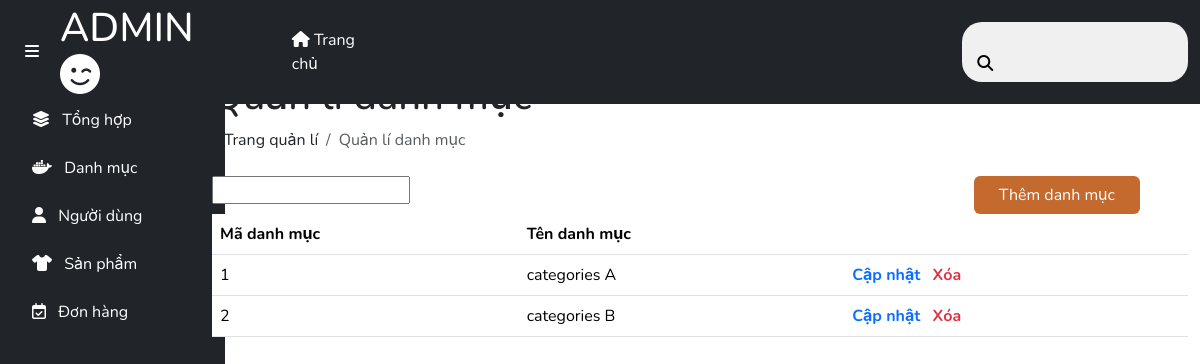
The page /admin/categories/list.php on the database as committed earlier.
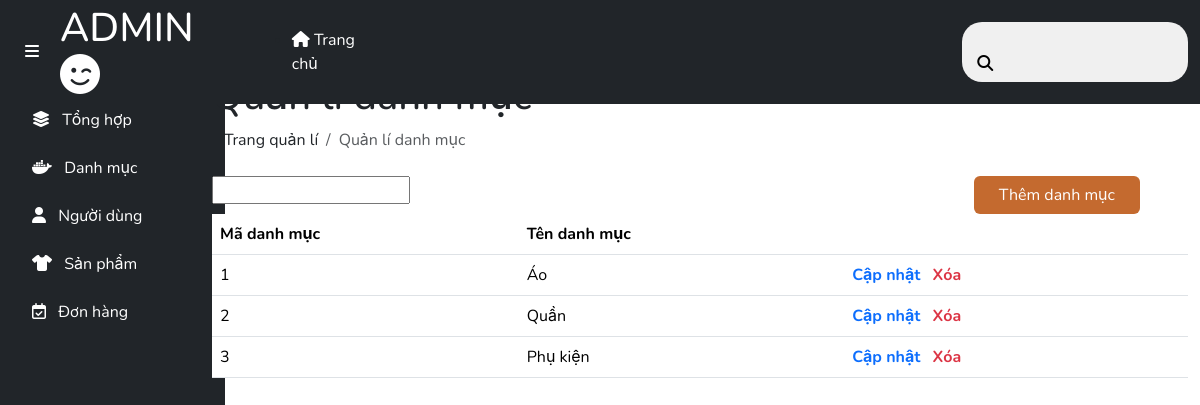
The same page on the database as committed later.
### tables this page shows
CREATE TABLE `categories` (
  `idCategories` int(11) NOT NULL,
  `nameCategories` varchar(255) NOT NULL
);

### client/DBUntil.php (called while the page is built, shortened)
<?php
include "Database.php";
class DBUntil
{
    private $connection = null;
    function __construct()
    {
        $db = new Database(HOST, USERNAME, PASSWORD, DB_NAME);
        $this->connection = $db->getConnection();
    }
    public function select($sql, $params = [])
    {
        $stmt = $this->connection->prepare($sql);
        $stmt->execute($params);
        $stmt->setFetchMode(PDO::FETCH_ASSOC);
        return $stmt->fetchAll();
    }
}

### client/Database.php (called while the page is built, shortened)
<?php
class Database
{
    private $host;
    private $username;
    private $password;
    private $dbname;
    public function __construct($host, $username, $password, $dbname)
    {
        $this->host = $host;
        $this->username = $username;
        $this->password = $password;
        $this->dbname = $dbname;
    }
    public function getConnection()
    {
        try {
            $url = "mysql:host=" . $this->host . ";dbname=" . $this->dbname;
            $this->connection = new PDO($url, $this->username, $this->password);
            $this->connection->setAttribute(PDO::ATTR_ERRMODE, PDO::ERRMODE_EXCEPTION);
            return $this->connection;
        } catch (\Exception $e) {
            echo "Error: " . $e->getMessage();
            return null;
        }
    }
}

### admin/categories/list.php (the view, shortened to what this page needs)
<?php
    include "../../client/DBUntil.php";
    $dbHelper = new DBUntil();
    $category = $dbHelper->select("SELECT * FROM categories");
?>
<!DOCTYPE html>
<html lang="en">
    <?php include "../include/head.php" ?>
    <body>
       <?php include "../include/header.php" ?>
        <div class="container-fluid">
            <div class="row">
                <?php include "../include/aside.php" ?>
                <main class="col-md-10 mt-5">
                    <h1 class="mt-4">Quản lí danh mục</h1>
                    <div class="container-fluid mt-2">
                        <nav aria-label="breadcrumb">
                            <ol class="breadcrumb">
                                <li class="breadcrumb-item"><a href="index.html"
                                        class="nav-link">Trang quản lí</a></li>
                                <li class="breadcrumb-item active" aria-current="page">Quản lí danh mục</li>
                            </ol>
                        </nav>
                    </div>
                    <div class="d-flex justify-content-between mt-4">
                        <div class="search-items">
                            <form action="">
                                <input type="search" name="search_items" id="search_items">
                            </form>
                        </div>
                        <div class="add-category">
                            <a href="./add.php" class="btn color-bg text-white px-4 mx-5">Thêm danh mục</a>
                        </div>
                    </div>
                    <table class="table">
                        <thead>
                            <tr>
                                <th>Mã danh mục</th>
                                <th>Tên danh mục</th>
                                <th></th>
                            </tr>
                        </thead>
                        <tbody>
                        <?php foreach ($category as $category) { ?>
                            <tr>
                                <td><?php echo $category['idCategories']?></td>
                                <td><?php echo $category['nameCategories']?></td>
                                <td>
                                    <div class="action">
                                        <a href="update.php?id=<?php echo $category['idCategories'] ?>" class="update_category text-decoration-none fw-bold mx-2">Cập nhật</a>
                                        <a href="hiahhehe" class="remove_category
                                            fw-bold text-danger text-decoration-none" onclick="alertRemove(event, 'danh mục')">Xóa</a>
                                    </div>
                                </td>
                            </tr>
                        <?php }?>
                        </tbody>
                    </table>
                </main>
            </div>
        </div>
    </body>
</html>

Rows that differ between the two databases and show on the page:
changed categories id 1: nameCategories "categories A" → "Áo"
changed categories id 2: nameCategories "categories B" → "Quần"
added categories: idCategories "3", nameCategories "Phụ kiện"
